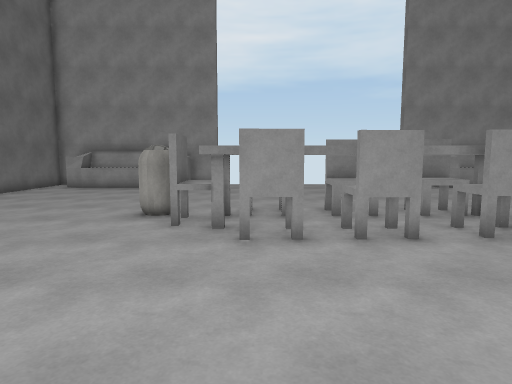
view 1 (above)

15 first-person views from a walk through a scene from a Unity 3-D project. The camera is 1.5 m above the floor, tilts 6° down and sees 75° across. The floor is counted in squares, 1 m on a side. Each view is taken from the middle of a square. On the plan, view 1 faces up. The plan holds only what a view shows up to about 15 squares ahead; the rest is blank. Surface patterns are stand-ins for the level's own textures.

view 2
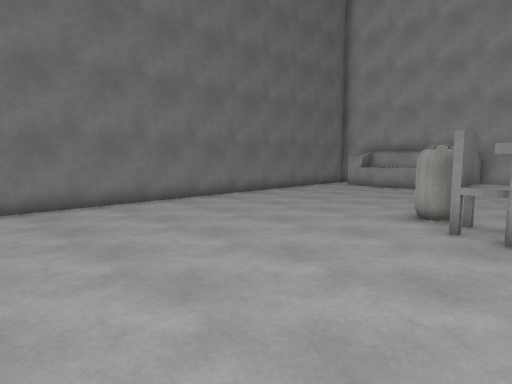

view 3
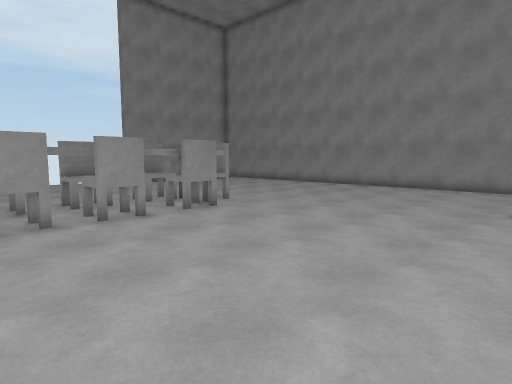

view 4
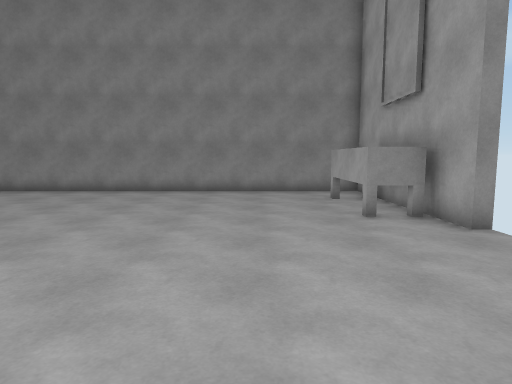

view 5
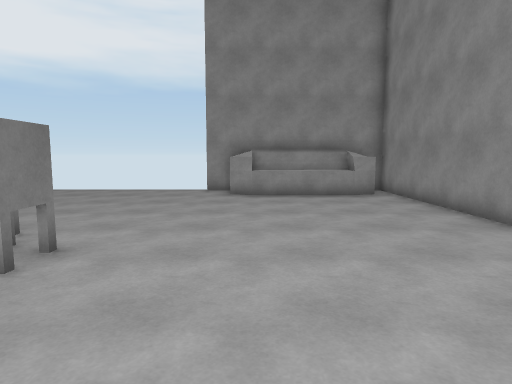

view 6
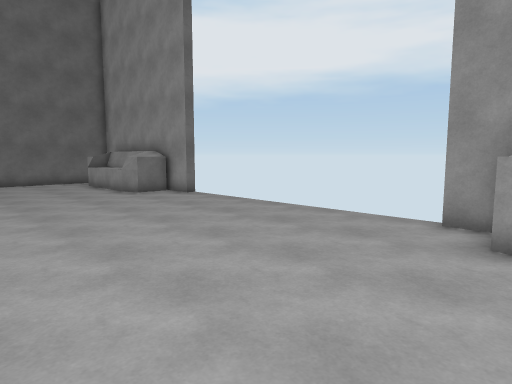

view 7
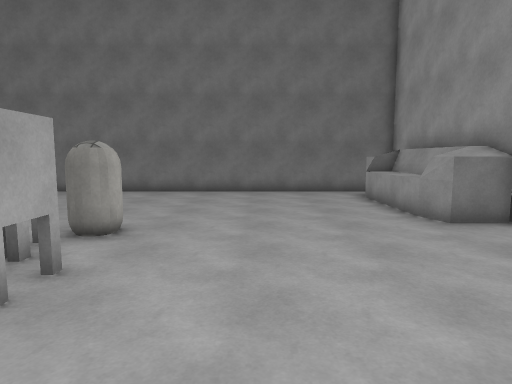

view 8
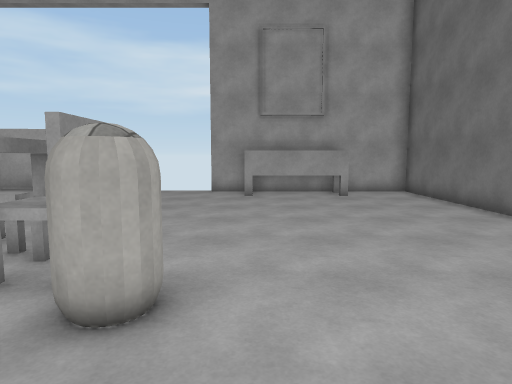

view 9
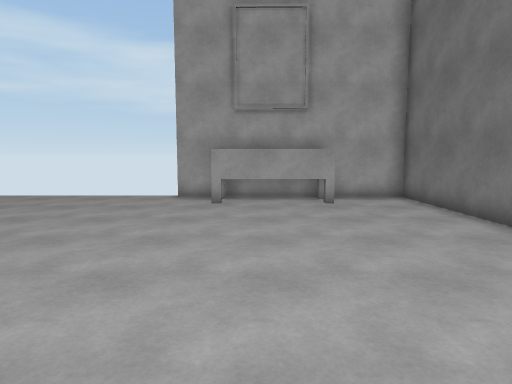

view 10
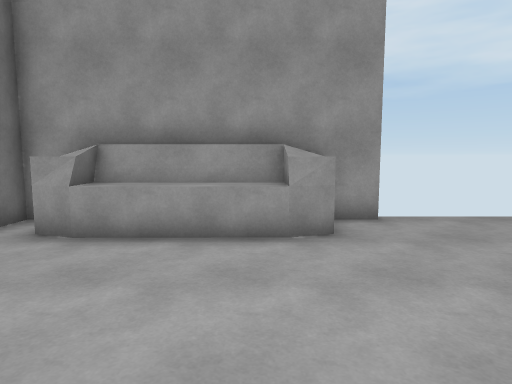

view 11
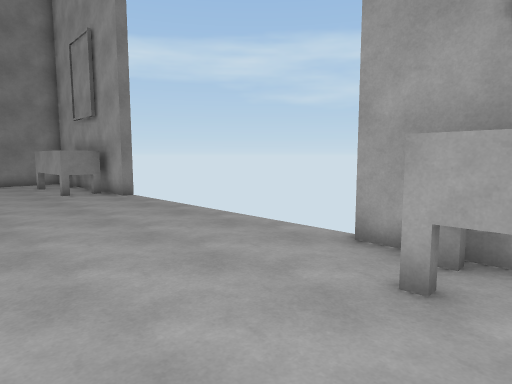

view 12
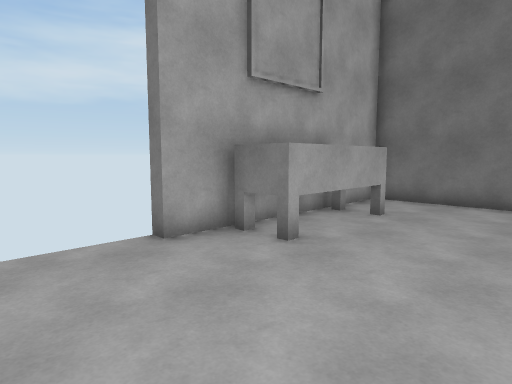

view 13
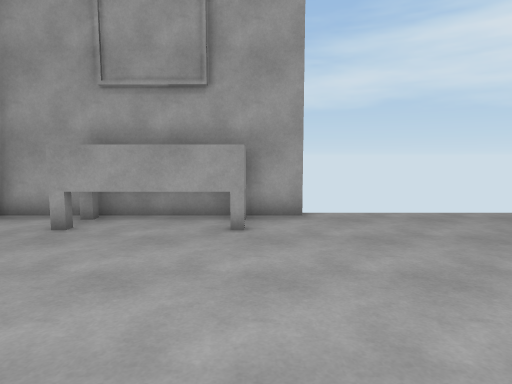

view 14
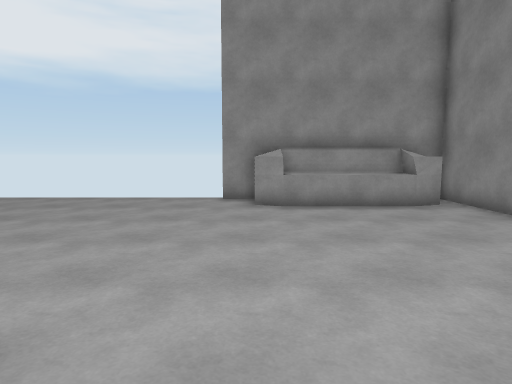

view 15
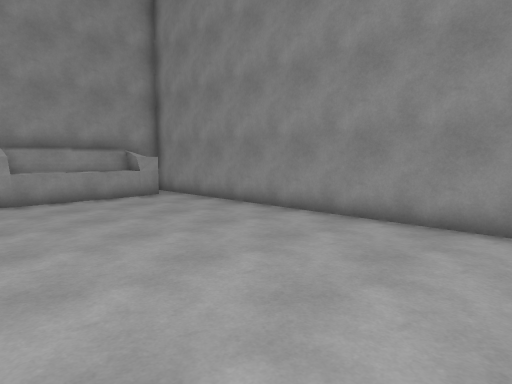

### Floor plan
Key: @ floor where view 1 was taken; # wall or solid block; x gap in a wall; . floor; ^ raised ledge; C capsule.
Columns run from 11 left of view 1 to 16 right of it. Each row starts with its distance up from view 1.
 18 ###    ###.........##     ##
 17 #.######............^#####^#
 16 #..^^^^#.............^^^^^.#
 15 #..........................#
 14 #..........................#
 13 #..........................#
 12 #..........................#
 11 #..........................#
 10 #..........................#
  9 #.......CCx^^^^^^#.........#
  8 #........#^^^^^^^^.........#
  7 #.........^^^^^^^^.........#
  6 #..........#####^..........#
  5 #..........................#
  4 #..........................#
  3 #..........................#
  2 #..........................#
  1 #..........................#
  0 #..........@...............#
 -1 #...####............#####..#
 -2 #...####............#####..#
 -3 #########x         x########

Positions as (right, up) in squares from view 1, and headings:
1: (0, 0), facing up
2: (0, 0), facing up-left
3: (-1, -2), facing up-right
4: (1, 2), facing right
5: (10, 3), facing up
6: (10, 10), facing up-left
7: (4, 12), facing left
8: (-4, 12), facing down
9: (-5, 10), facing down
10: (-5, 10), facing up
11: (-5, 3), facing down-right
12: (1, 3), facing down-left
13: (9, 6), facing down
14: (9, 6), facing up
15: (8, 4), facing up-right
